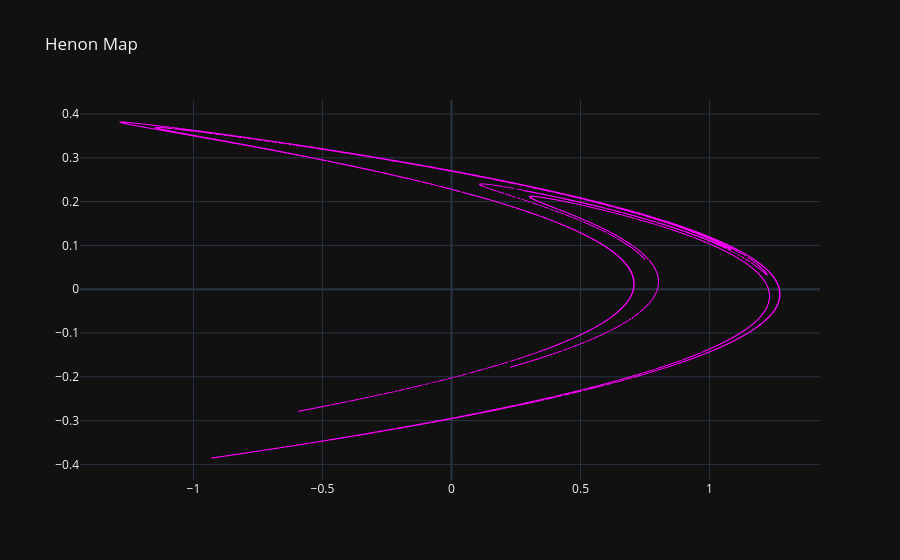

Notebook source saved alongside this figure:
### Code cell
scatter_plot([henon_dataset], ["Henon"], ["magenta"])

### Figure 1 — Plotly figure (JSON) as saved in the notebook; plotly's stock layout.template omitted (floating-point values rounded to 4 significant figures; data arrays with more than 128 entries replaced by an {"elided": "..."} marker saying what was removed)
{"data": [{"marker": {"color": "magenta", "size": 1}, "mode": "markers", "name": "Henon", "type": "scattergl", "x": {"elided": "22001 float values"}, "y": {"elided": "22001 float values"}}], "layout": {"title": {"text": "Henon Map"}}}
